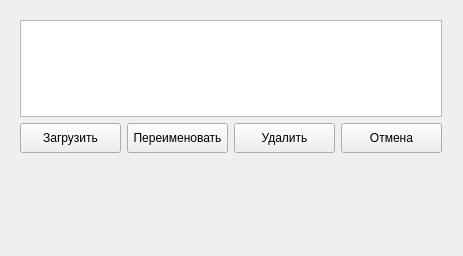
<?xml version="1.0" encoding="UTF-8"?>
<ui version="4.0">
 <class>MtModelLoad</class>
 <widget class="QWidget" name="MtModelLoad">
  <property name="geometry">
   <rect>
    <x>0</x>
    <y>0</y>
    <width>463</width>
    <height>256</height>
   </rect>
  </property>
  <property name="windowTitle">
   <string>Form</string>
  </property>
  <widget class="QWidget" name="verticalLayoutWidget">
   <property name="geometry">
    <rect>
     <x>20</x>
     <y>20</y>
     <width>422</width>
     <height>133</height>
    </rect>
   </property>
   <layout class="QVBoxLayout" name="verticalLayout">
    <item>
     <widget class="QListWidget" name="listWidget"/>
    </item>
    <item>
     <layout class="QHBoxLayout" name="horizontalLayout">
      <item>
       <widget class="QPushButton" name="pushButton">
        <property name="sizePolicy">
         <sizepolicy hsizetype="Expanding" vsizetype="Minimum">
          <horstretch>0</horstretch>
          <verstretch>0</verstretch>
         </sizepolicy>
        </property>
        <property name="minimumSize">
         <size>
          <width>100</width>
          <height>30</height>
         </size>
        </property>
        <property name="text">
         <string>Загрузить</string>
        </property>
       </widget>
      </item>
      <item>
       <widget class="QPushButton" name="pushButton_3">
        <property name="sizePolicy">
         <sizepolicy hsizetype="Expanding" vsizetype="Minimum">
          <horstretch>0</horstretch>
          <verstretch>0</verstretch>
         </sizepolicy>
        </property>
        <property name="minimumSize">
         <size>
          <width>100</width>
          <height>30</height>
         </size>
        </property>
        <property name="text">
         <string>Переименовать</string>
        </property>
       </widget>
      </item>
      <item>
       <widget class="QPushButton" name="pushButton_4">
        <property name="sizePolicy">
         <sizepolicy hsizetype="Expanding" vsizetype="Minimum">
          <horstretch>0</horstretch>
          <verstretch>0</verstretch>
         </sizepolicy>
        </property>
        <property name="minimumSize">
         <size>
          <width>100</width>
          <height>30</height>
         </size>
        </property>
        <property name="text">
         <string>Удалить</string>
        </property>
       </widget>
      </item>
      <item>
       <widget class="QPushButton" name="pushButton_2">
        <property name="sizePolicy">
         <sizepolicy hsizetype="Expanding" vsizetype="Minimum">
          <horstretch>0</horstretch>
          <verstretch>0</verstretch>
         </sizepolicy>
        </property>
        <property name="minimumSize">
         <size>
          <width>100</width>
          <height>30</height>
         </size>
        </property>
        <property name="text">
         <string>Отмена</string>
        </property>
       </widget>
      </item>
     </layout>
    </item>
   </layout>
  </widget>
 </widget>
 <resources/>
 <connections>
  <connection>
   <sender>pushButton_2</sender>
   <signal>clicked()</signal>
   <receiver>MtModelLoad</receiver>
   <slot>close()</slot>
   <hints>
    <hint type="sourcelabel">
     <x>190</x>
     <y>152</y>
    </hint>
    <hint type="destinationlabel">
     <x>161</x>
     <y>124</y>
    </hint>
   </hints>
  </connection>
 </connections>
</ui>
